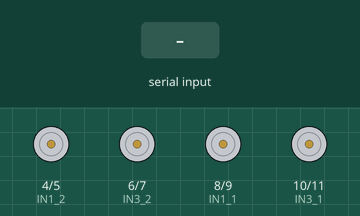
This sketch was run on a simulated Arduino Uno, built with avr-gcc and run on an emulated ATmega328P. Shown: motor-driver pin pairs drawn as motors (green arrow = first pin HIGH = forward, orange = second pin HIGH = backward, longer = more drive). Inputs (shaded band) come from the test bench.

Above: at 1.2 s.
1.3 s: "F" received over the second serial link
At 2.5 s:
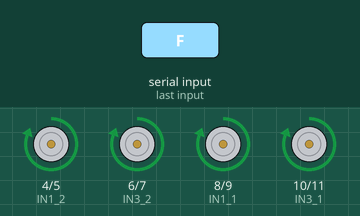
2.8 s: "B" received over the second serial link
At 3.9 s:
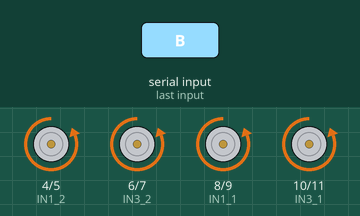
4.3 s: "L" received over the second serial link
At 5.0 s:
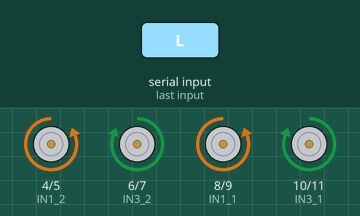
5.8 s: "R" received over the second serial link
At 6.2 s:
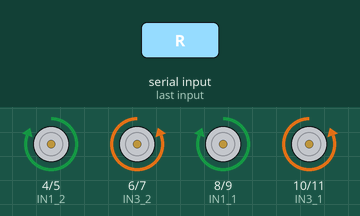
7.3 s: "S" received over the second serial link
At 8.5 s:
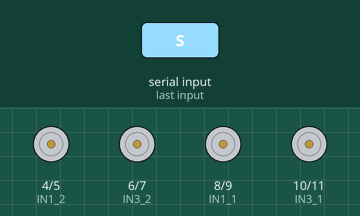
Timing chart, 0 to 9.8 s (numbered marks = the images above; inputs shaded):
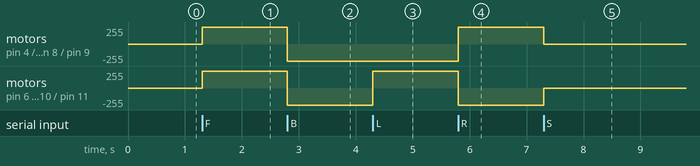

Measured:
- after the input at 1.3 s, motor on pin 4 (IN1_2) / pin 5 (IN2_2), motor on pin 6 (IN3_2) / pin 7 (IN4_2), motor on pin 8 (IN1_1) / pin 9 (IN2_1), motor on pin 10 (IN3_1) / pin 11 (IN4_1): stopped → forward 255/255 at once
- after the input at 2.8 s, motor on pin 4 (IN1_2) / pin 5 (IN2_2), motor on pin 6 (IN3_2) / pin 7 (IN4_2), motor on pin 8 (IN1_1) / pin 9 (IN2_1), motor on pin 10 (IN3_1) / pin 11 (IN4_1): forward 255/255 → backward 255/255 at once
- after the input at 4.3 s, motor on pin 6 (IN3_2) / pin 7 (IN4_2), motor on pin 10 (IN3_1) / pin 11 (IN4_1): backward 255/255 → forward 255/255 at once
- after the input at 5.8 s, motor on pin 4 (IN1_2) / pin 5 (IN2_2), motor on pin 8 (IN1_1) / pin 9 (IN2_1): backward 255/255 → forward 255/255 at once; motor on pin 6 (IN3_2) / pin 7 (IN4_2), motor on pin 10 (IN3_1) / pin 11 (IN4_1): forward 255/255 → backward 255/255 at once
- after the input at 7.3 s, motor on pin 4 (IN1_2) / pin 5 (IN2_2), motor on pin 8 (IN1_1) / pin 9 (IN2_1): forward 255/255 → stopped at once; motor on pin 6 (IN3_2) / pin 7 (IN4_2), motor on pin 10 (IN3_1) / pin 11 (IN4_1): backward 255/255 → stopped at once

The sketch:

BLUETOOTH_CAR.ino.ino
```cpp
/*
 * Arduino Sketch for Bluetooth Controlled Car
 *
 * This code is designed to control a car using an Arduino UNO and an HC-05
 * Bluetooth module. The car is equipped with two L298N motor drivers and
 * four motors. The Bluetooth module receives commands to control the
 * direction and speed of the car. The Arduino interprets these commands
 * and controls the motor drivers accordingly.
 */

#include <SoftwareSerial.h>

// Define pins for motor driver 1
#define IN1_1 8
#define IN2_1 9
#define IN3_1 10
#define IN4_1 11

// Define pins for motor driver 2
#define IN1_2 4
#define IN2_2 5
#define IN3_2 6
#define IN4_2 7

// Bluetooth module pins
#define BT_RX 0
#define BT_TX 1

SoftwareSerial BTSerial(BT_RX, BT_TX); // RX, TX

void setup() {
  // Initialize motor driver pins as outputs
  pinMode(IN1_1, OUTPUT);
  pinMode(IN2_1, OUTPUT);
  pinMode(IN3_1, OUTPUT);
  pinMode(IN4_1, OUTPUT);
  pinMode(IN1_2, OUTPUT);
  pinMode(IN2_2, OUTPUT);
  pinMode(IN3_2, OUTPUT);
  pinMode(IN4_2, OUTPUT);

  // Start serial communication with Bluetooth module
  BTSerial.begin(9600);
}

void loop() {
  if (BTSerial.available()) {
    char command = BTSerial.read();
    executeCommand(command);
  }
}

void executeCommand(char command) {
  switch (command) {
    case 'F': // Move forward
      moveForward();
      break;
    case 'B': // Move backward
      moveBackward();
      break;
    case 'L': // Turn left
      turnLeft();
      break;
    case 'R': // Turn right
      turnRight();
      break;
    case 'S': // Stop
      stopMotors();
      break;
    default:
      stopMotors();
      break;
  }
}

void moveForward() {
  digitalWrite(IN1_1, HIGH);
  digitalWrite(IN2_1, LOW);
  digitalWrite(IN3_1, HIGH);
  digitalWrite(IN4_1, LOW);
  digitalWrite(IN1_2, HIGH);
  digitalWrite(IN2_2, LOW);
  digitalWrite(IN3_2, HIGH);
  digitalWrite(IN4_2, LOW);
}

void moveBackward() {
  digitalWrite(IN1_1, LOW);
  digitalWrite(IN2_1, HIGH);
  digitalWrite(IN3_1, LOW);
  digitalWrite(IN4_1, HIGH);
  digitalWrite(IN1_2, LOW);
  digitalWrite(IN2_2, HIGH);
  digitalWrite(IN3_2, LOW);
  digitalWrite(IN4_2, HIGH);
}

void turnLeft() {
  digitalWrite(IN1_1, LOW);
  digitalWrite(IN2_1, HIGH);
  digitalWrite(IN3_1, HIGH);
  digitalWrite(IN4_1, LOW);
  digitalWrite(IN1_2, LOW);
  digitalWrite(IN2_2, HIGH);
  digitalWrite(IN3_2, HIGH);
  digitalWrite(IN4_2, LOW);
}

void turnRight() {
  digitalWrite(IN1_1, HIGH);
  digitalWrite(IN2_1, LOW);
  digitalWrite(IN3_1, LOW);
  digitalWrite(IN4_1, HIGH);
  digitalWrite(IN1_2, HIGH);
  digitalWrite(IN2_2, LOW);
  digitalWrite(IN3_2, LOW);
  digitalWrite(IN4_2, HIGH);
}

void stopMotors() {
  digitalWrite(IN1_1, LOW);
  digitalWrite(IN2_1, LOW);
  digitalWrite(IN3_1, LOW);
  digitalWrite(IN4_1, LOW);
  digitalWrite(IN1_2, LOW);
  digitalWrite(IN2_2, LOW);
  digitalWrite(IN3_2, LOW);
  digitalWrite(IN4_2, LOW);
}
```
